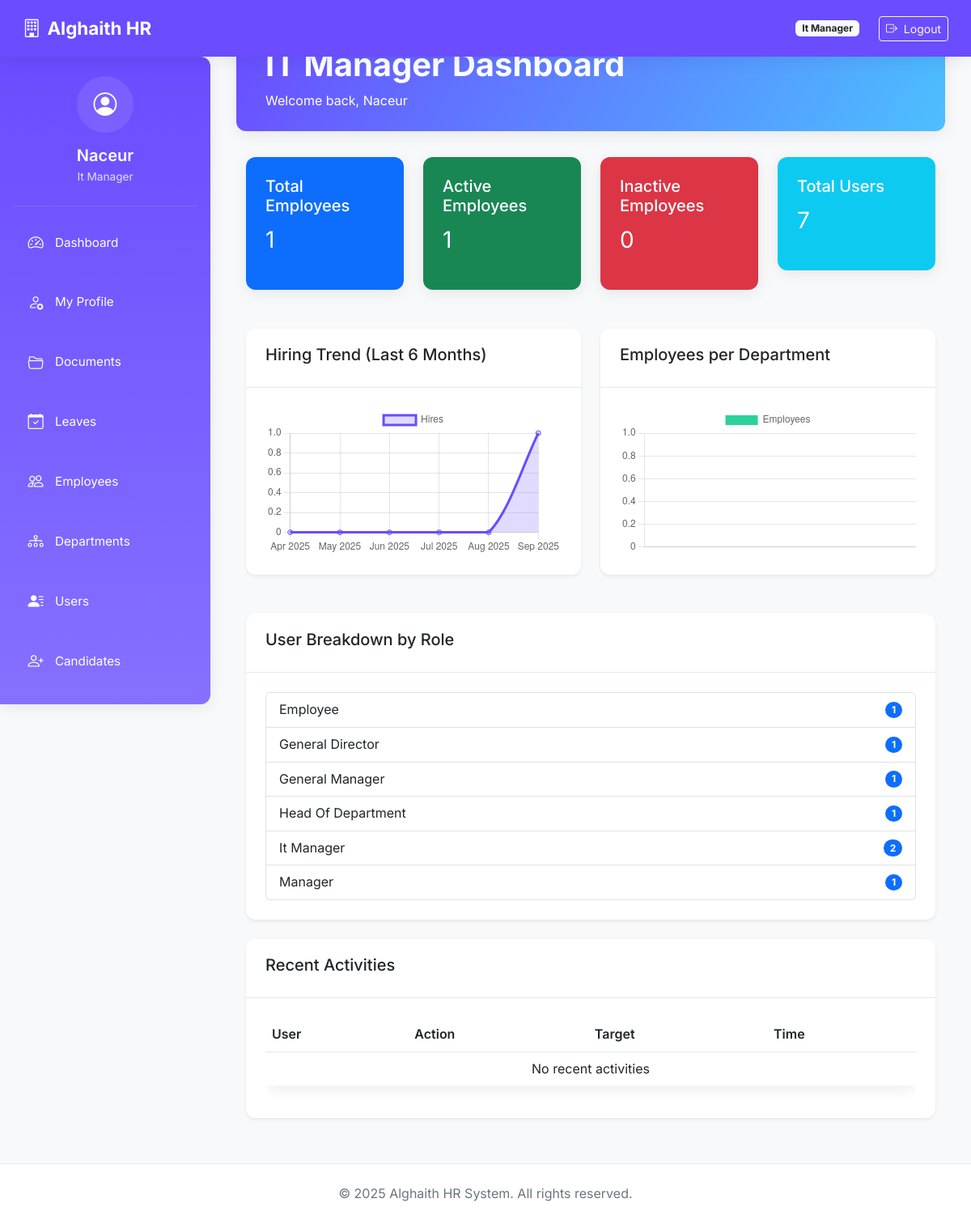
The app's page /dashboard/it_manager (signed in) with its own data.
### core/models.py (models this page shows, shortened)
class User(db.Model, UserMixin):
    __tablename__ = 'users'
    id = db.Column(db.Integer, primary_key=True)
    email = db.Column(db.String(120), unique=True, nullable=False, index=True)
    password_hash = db.Column(db.String(200), nullable=False)
    name = db.Column(db.String(100), nullable=False)
    role = db.Column(db.String(50), nullable=False)  # General Director, IT Manager, etc.
    avatar = db.Column(db.String(255), nullable=True)
    access_code = db.Column(db.String(20), unique=True, nullable=False)
    phone = db.Column(db.String(20), nullable=True)
    position = db.Column(db.String(100), nullable=True)
    created_at = db.Column(db.DateTime, default=datetime.utcnow)
    last_login = db.Column(db.DateTime)
    login_count = db.Column(db.Integer, default=0)
    is_active = db.Column(db.Boolean, default=True, nullable=False)
    documents = db.relationship('UserDocument', back_populates='user', cascade="all, delete-orphan")
    folders_created = db.relationship('Folder', back_populates='creator', cascade="all, delete-orphan")
    activities = db.relationship('ActivityLog', back_populates='user', cascade="all, delete-orphan")
    leave_requests = db.relationship('LeaveRequest', back_populates='requester', foreign_keys='LeaveRequest.user_id')
    approved_requests = db.relationship('LeaveRequest', back_populates='approver', foreign_keys='LeaveRequest.approver_id')
    @property
    def is_authenticated(self):
        return True

### modules/dashboard/routes.py (the view)
@dashboard_bp.route('/it_manager')
@login_required
@role_required(['it_manager'])
def it_manager_dashboard():
    total_employees = Employee.query.count()
    active_employees = Employee.query.join(User, isouter=True).filter(
        or_(User.is_active == True, Employee.user_id == None)
    ).count()
    inactive_employees = total_employees - active_employees
    months_dict = OrderedDict()
    for i in range(5, -1, -1):
        dt = datetime.utcnow() - relativedelta(months=i)
        months_dict[dt.strftime("%b %Y")] = 0
    hires = db.session.query(
        extract('month', Employee.created_at).label('month'),
        extract('year', Employee.created_at).label('year'),
        func.count(Employee.id)
    ).group_by('year', 'month').all()
    for month, year, count in hires:
        key = f"{calendar.month_abbr[int(month)]} {int(year)}"
        if key in months_dict:
            months_dict[key] = count
    hiring_months = list(months_dict.keys())
    hiring_counts = list(months_dict.values())
    departments = Department.query.order_by(Department.name).all()
    department_names = [d.name for d in departments]
    employees_per_dept = [
        Employee.query.filter_by(department_id=d.id).count() for d in departments
    ]
    total_users = User.query.count()
    week_ago = datetime.utcnow() - timedelta(days=7)
    new_users_count = User.query.filter(User.created_at >= week_ago).count()
    month_ago = datetime.utcnow() - timedelta(days=30)
    inactive_users_count = User.query.filter(
        or_(User.last_login == None, User.last_login < month_ago)
    ).count()
    user_counts = dict(db.session.query(User.role, func.count(User.id)).group_by(User.role).all())
    recent_activities = ActivityLog.query.order_by(ActivityLog.timestamp.desc()).limit(10).all()
    return render_template(
        'dashboard/it_manager.html',  # IT Manager template, same layout as General Director
        user=current_user,
        total_employees=total_employees,
        active_employees=active_employees,
        inactive_employees=inactive_employees,
        total_users=total_users,
        active_users=total_users - inactive_users_count,
        inactive_users_count=inactive_users_count,
        new_users_count=new_users_count,
        user_counts=user_counts,
        hiring_months=hiring_months,
        hiring_counts=hiring_counts,
        department_names=department_names,
        employees_per_dept=employees_per_dept,
        recent_activities=recent_activities
    )

### templates/dashboard/it_manager.html (shortened to what this page needs)
{% extends "dashboard/base_dashboard.html" %}
{% block dashboard_title %}IT Manager Dashboard{% endblock %}
{% block dashboard_content %}
<div class="container-fluid mt-4">
    <div class="row mb-4">
        <div class="col-md-3">
            <div class="card text-white bg-primary">
                <div class="card-body">
                    <h5>Total Employees</h5>
                    <p class="fs-3">{{ total_employees }}</p>
                </div>
            </div>
        </div>
        <div class="col-md-3">
            <div class="card text-white bg-success">
                <div class="card-body">
                    <h5>Active Employees</h5>
                    <p class="fs-3">{{ active_employees }}</p>
                </div>
            </div>
        </div>
        <div class="col-md-3">
            <div class="card text-white bg-danger">
                <div class="card-body">
                    <h5>Inactive Employees</h5>
                    <p class="fs-3">{{ inactive_employees }}</p>
                </div>
            </div>
        </div>
        <div class="col-md-3">
            <div class="card text-white bg-info">
                <div class="card-body">
                    <h5>Total Users</h5>
                    <p class="fs-3">{{ total_users }}</p>
                </div>
            </div>
        </div>
    </div>
    <div class="row mb-4">
        <div class="col-md-6">
            <div class="card shadow-sm">
                <div class="card-header">
                    <h5>Hiring Trend (Last 6 Months)</h5>
                </div>
                <div class="card-body">
                    <canvas id="hiringTrendChart"></canvas>
                </div>
            </div>
        </div>
        <div class="col-md-6">
            <div class="card shadow-sm">
                <div class="card-header">
                    <h5>Employees per Department</h5>
                </div>
                <div class="card-body">
                    <canvas id="deptEmployeesChart"></canvas>
                </div>
            </div>
        </div>
    </div>
    <div class="card mb-4 shadow-sm">
        <div class="card-header">
            <h5>User Breakdown by Role</h5>
        </div>
        <div class="card-body">
            {% if user_counts %}
                <ul class="list-group">
                    {% for role, count in user_counts.items() %}
                        <li class="list-group-item d-flex justify-content-between align-items-center">
                            {{ role|replace('_', ' ')|title }}
                            <span class="badge bg-primary rounded-pill">{{ count }}</span>
                        </li>
                    {% endfor %}
                </ul>
            {% else %}
                <p class="text-muted">No users found.</p>
            {% endif %}
        </div>
    </div>
    <div class="card shadow-sm">
        <div class="card-header">
            <h5>Recent Activities</h5>
        </div>
        <div class="card-body">
            {% include 'dashboard/partials/recent_activities.html' %}
        </div>
    </div>
</div>
{% endblock %}
{% block scripts %}
<script>
    // Hiring Trend Chart
    const ctxHiring = document.getElementById('hiringTrendChart').getContext('2d');
    new Chart(ctxHiring, {
        type: 'line',
        data: {
            labels: {{ hiring_months|tojson }},
            datasets: [{
                label: 'Hires',
                data: {{ hiring_counts|tojson }},
                borderColor: '#6b4cff',
                backgroundColor: 'rgba(107, 76, 255, 0.2)',
                fill: true,
                tension: 0.3
            }]
        },
        options: { responsive: true }
    });
    // Employees per Department Chart
    const ctxDept = document.getElementById('deptEmployeesChart').getContext('2d');
    new Chart(ctxDept, {
        type: 'bar',
        data: {
            labels: {{ department_names|tojson }},
            datasets: [{
                label: 'Employees',
                data: {{ employees_per_dept|tojson }},
                backgroundColor: '#2ad29b'
            }]
        },
        options: { responsive: true, scales: { y: { beginAtZero: true } } }
    });
</script>
{% endblock %}

### templates/dashboard/base_dashboard.html (shortened to what this page needs)
<!DOCTYPE html>
<html lang="en">
<head>
    <link href="https://cdn.jsdelivr.net/npm/bootstrap@5.3.0/dist/css/bootstrap.min.css" rel="stylesheet">
    <link href="https://cdn.jsdelivr.net/npm/bootstrap-icons@1.10.5/font/bootstrap-icons.css" rel="stylesheet">
    <link rel="stylesheet" href="{{ url_for('static', filename='css/styles.css') }}">
</head>
<body>
<nav class="navbar navbar-expand-lg navbar-dark">
    <div class="container-fluid">
        <a class="navbar-brand" href="{{ url_for('dashboard.role_dashboard') }}">
            <i class="bi bi-building me-2"></i>Alghaith HR
        </a>
        <div class="d-flex align-items-center">
            <span class="badge bg-light text-dark me-3 d-none d-md-inline">{{ current_user.role|replace('_', ' ')|title }}</span>
            {% if current_user.is_authenticated %}
            <div class="desktop-logout">
                <form method="post" action="{{ url_for('auth.logout') }}" class="ms-2 d-inline">
                    <button type="submit" class="btn btn-sm btn-outline-light">
                        <i class="bi bi-box-arrow-right me-1"></i> Logout
                    </button>
                </form>
            </div>
            {% endif %}
        </div>
    </div>
</nav>
<div class="sidebar" id="sidebarMenu">
    <div class="sidebar-header">
        <div class="user-info">
            <div class="user-avatar">
                <i class="bi bi-person-circle"></i>
            </div>
            <h5 class="user-name">{{ current_user.name }}</h5>
            <div class="user-role">{{ current_user.role|replace('_', ' ')|title }}</div>
        </div>
    </div>
    <ul class="nav flex-column">
        <li class="nav-item">
            <a class="nav-link" href="{{ url_for('dashboard.role_dashboard') }}">
                <i class="bi bi-speedometer2"></i> <span class="link-text">Dashboard</span>
            </a>
        </li>
        <li class="nav-item">
            <a class="nav-link" href="{{ url_for('profile.my_profile') }}">
                <i class="bi bi-person-gear"></i> <span class="link-text">My Profile</span>
            </a>
        </li>
        <li class="nav-item">
            <a class="nav-link" href="{{ url_for('docs.list_documents') }}">
                <i class="bi bi-folder2-open"></i> <span class="link-text">Documents</span>
            </a>
        </li>
        <li class="nav-item">
            <a class="nav-link" href="{{ url_for('leave.leaves_dashboard') }}">
                <i class="bi bi-calendar-check"></i> <span class="link-text">Leaves</span>
            </a>
        </li>
        <li class="nav-item">
            <a class="nav-link" href="{{ url_for('dashboard.employee_summary') }}">
                <i class="bi bi-people"></i> <span class="link-text">Employees</span>
            </a>
        </li>
        <li class="nav-item">
            <a class="nav-link" href="{{ url_for('department.department_summary') }}">
                <i class="bi bi-diagram-3"></i> <span class="link-text">Departments</span>
            </a>
        </li>
        <li class="nav-item">
            <a class="nav-link" href="{{ url_for('dashboard.user_management') }}">
                <i class="bi bi-person-lines-fill"></i> <span class="link-text">Users</span>
            </a>
        </li>
        <li class="nav-item">
            <a class="nav-link" href="{{ url_for('candidates.list_candidates') }}">
                <i class="bi bi-person-plus"></i> <span class="link-text">Candidates</span>
            </a>
        </li>
    </ul>
</div>
<div class="main-content">
    <div class="dashboard-header">
        <div class="container-fluid">
            <h1 class="dashboard-title">{% block dashboard_title %}Dashboard{% endblock %}</h1>
            <p class="mb-0">Welcome back, {{ current_user.name }}</p>
        </div>
    </div>
    {% block dashboard_content %}{% endblock %}
</div>
<footer>
    <div class="container-fluid">
        &copy; 2025 Alghaith HR System. All rights reserved.
    </div>
</footer>
{% block scripts %}{% endblock %}
</body>
</html>

### records on screen
User: role "It Manager", name "Naceur"
User: role "Employee", is_active "1"
User: name "General Director", is_active "1"
User: name "General Manager", is_active "1"
User: role "Manager", is_active "1"

### other values on screen
{{ total_employees }} "1"
{{ active_employees }} "1"
{{ inactive_employees }} "0"
{{ total_users }} "7"
{{ role|replace('_', ' ')|title }} "Head Of Department" "It Manager"
{{ count }} "1" "2"
chart data {{ hiring_counts|tojson }} [0, 0, 0, 0, 0, 1]
